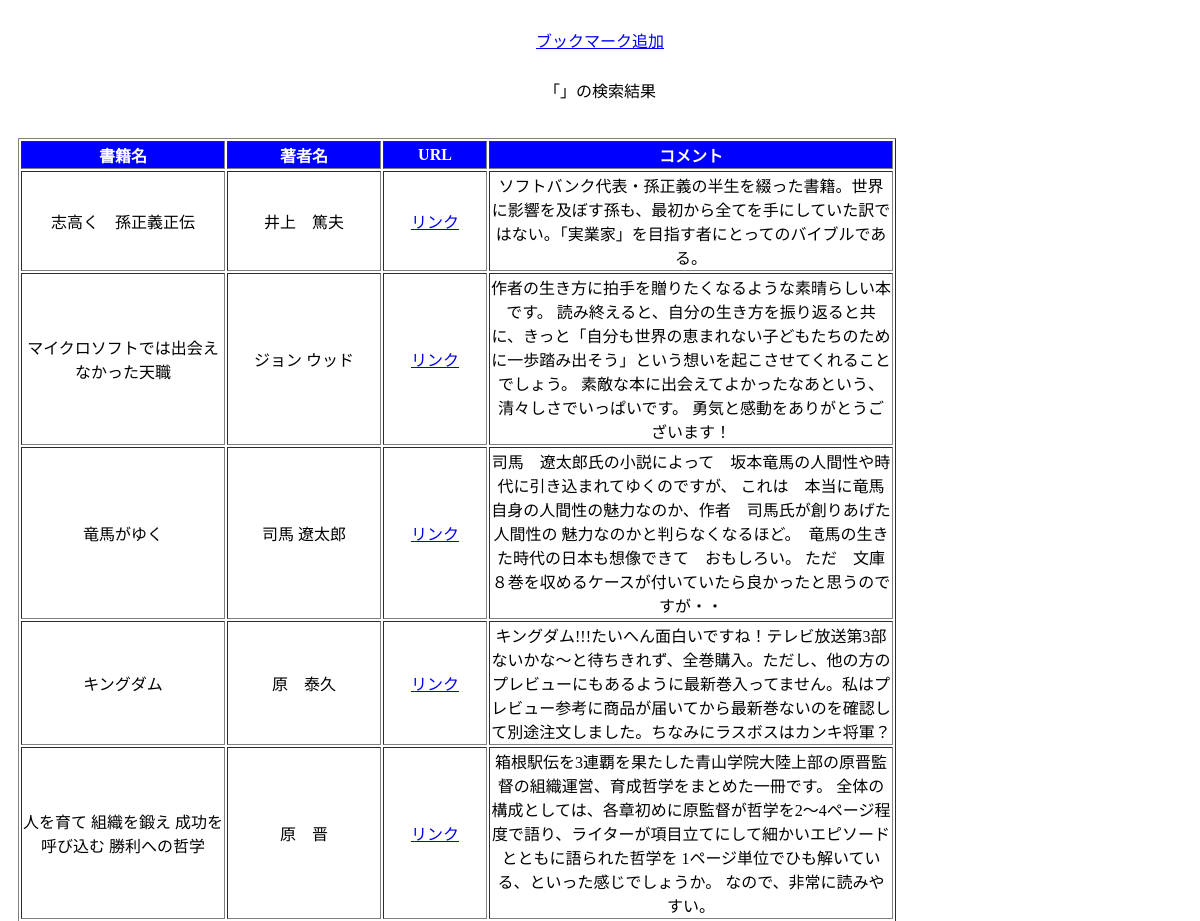
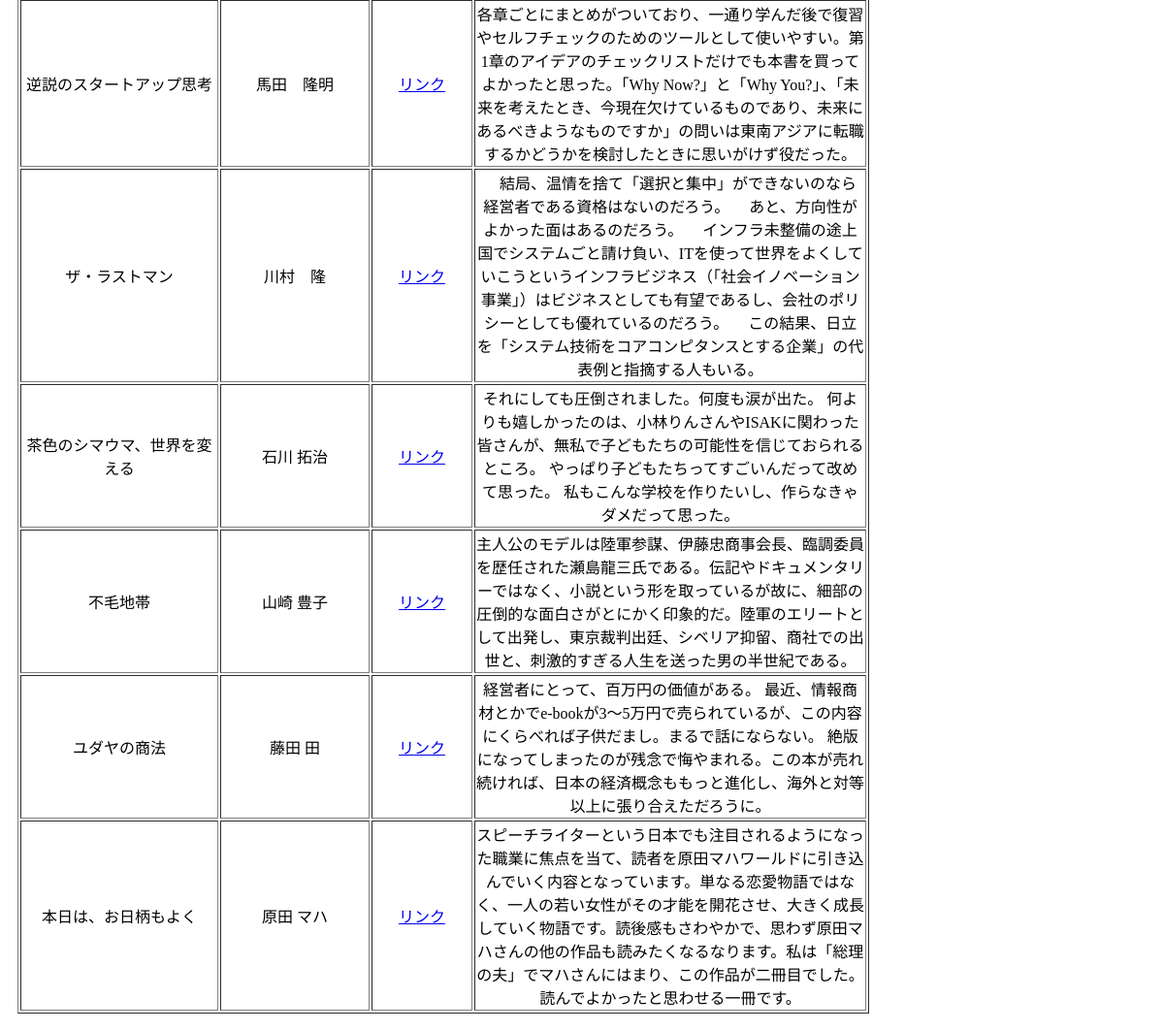
Screenshot of /search.php with the database file from the repository (2 pictures, top to bottom).
### tables this page shows
CREATE TABLE IF NOT EXISTS `gs_bm_table` (
`id` int(12) NOT NULL,
  `b_name` varchar(64) NOT NULL,
  `a_name` varchar(64) NOT NULL,
  `b_url` text NOT NULL,
  `comment` text NOT NULL,
  `indate` datetime NOT NULL
);

### search.php (the view, shortened to what this page needs)
<?php
$word = '「'.$_POST["search"].'」';
$search = '%'.$_POST["search"].'%';
try {
  $pdo = new PDO('mysql:dbname=gs_db16;charset=utf8;host=localhost','root','');
} catch (PDOException $e) {
  exit('データベースに接続できませんでした。'.$e->getMessage());
}
$stmt = $pdo->prepare("SELECT * FROM gs_bm_table WHERE b_name LIKE :search OR a_name LIKE :search");
$stmt->bindValue(':search', $search, PDO::PARAM_STR);
$status = $stmt->execute();
$view="";
if($status==false){
  $error = $stmt->errorInfo();
  exit("ErrorQuery:".$error[2]);
}else{
  while( $result = $stmt->fetch(PDO::FETCH_ASSOC)){
    $view .= '<tr>';
    $view .= '<td width=200 align="center">'.$result["b_name"].'</td>';
    $view .= '<td width=150 align="center">'.$result["a_name"].'</td>';
    $view .= '<td width=100 align="center">'.'<a href='.$result["b_url"].'>'.'リンク'.'</a>'.'</td>';
    $view .= '<td width=400>'.$result["comment"].'</td>';
    $view .= '</tr>';
  }
}
?>
<!DOCTYPE html>
<html lang="ja">
<head>
<link rel="stylesheet" href="css/range.css">
<link rel="stylesheet" href="css/style.css">
</head>
<body id="main">
<header>
  <nav class="navbar navbar-default">
    <div class="container-fluid">
      <div class="navbar-header">
      <a class="navbar-brand" href="index.html">ブックマーク追加</a>
      </div>
      <p><?=$word?>の検索結果</p>
    </div>
  </nav>
</header>
<div>
    <table border="1">
        <tr align="center">
            <th>書籍名</th>
            <th>著者名</th>
            <th>URL</th>
            <th>コメント</th>
        </tr>
        <?=$view?>
    </table>
</div>
</body>
</html>

### css/style.css (style rules this page uses)
body { text-align: center; }
th { color: #fff; background: #0000FF; }

### search.php (style rules this page uses)
div { padding: 10px;font-size:16px; }

### rows the page displays
gs_bm_table: b_name "志高く 孫正義正伝", a_name "井上 篤夫", comment "ソフトバンク代表・孫正義の半生を綴った書籍。世界に影響を及ぼす孫も、最初から全てを手にしていた訳ではない。「実業家」を目指す者にとってのバイブルである。"
gs_bm_table: b_name "マイクロソフトでは出会えなかった天職", a_name "ジョン ウッド", comment "作者の生き方に拍手を贈りたくなるような素晴らしい本です。 読み終えると、自分の生き方を振り返ると共に、きっと「自分も世界の恵まれない子どもたちのために一歩踏み出そう」という想いを起こさせてくれることでしょう。 素敵な本に出会えてよかったなあという、清々しさでいっぱいです。 勇気と感動をありがとうございます！"
gs_bm_table: b_name "竜馬がゆく", a_name "司馬 遼太郎", comment "司馬 遼太郎氏の小説によって 坂本竜馬の人間性や時代に引き込まれてゆくのですが、 これは 本当に竜馬自身の人間性の魅力なのか、作者 司馬氏が創りあげた人間性の 魅力なのかと判らなくなるほど。 竜馬の生きた時代の日本も想像できて おもしろい。 ただ 文庫８巻を収めるケースが付いていたら良かったと思うのですが・・"
gs_bm_table: b_name "キングダム", a_name "原 泰久", comment "キングダム!!!たいへん面白いですね！テレビ放送第3部ないかな～と待ちきれず、全巻購入。ただし、他の方のプレビューにもあるように最新巻入ってません。私はプレビュー参考に商品が届いてから最新巻ないのを確認して別途注文しました。ちなみにラスボスはカンキ将軍？"
gs_bm_table: b_name "人を育て 組織を鍛え 成功を呼び込む 勝利への哲学", a_name "原 晋", comment "箱根駅伝を3連覇を果たした青山学院大陸上部の原晋監督の組織運営、育成哲学をまとめた一冊です。 全体の構成としては、各章初めに原監督が哲学を2～4ページ程度で語り、ライターが項目立てにして細かいエピソードとともに語られた哲学を 1ページ単位でひも解いている、といった感じでしょうか。 なので、非常に読みやすい。"
gs_bm_table: b_name "逆説のスタートアップ思考", a_name "馬田 隆明", comment "各章ごとにまとめがついており、一通り学んだ後で復習やセルフチェックのためのツールとして使いやすい。第1章のアイデアのチェックリストだけでも本書を買ってよかったと思った。「Why Now?」と「Why You?」、「未来を考えたとき、今現在欠けているものであり、未来にあるべきようなものですか」の問いは東南アジアに転職するかどうかを検討したときに思いがけず役だった。"
gs_bm_table: b_name "ザ・ラストマン", a_name "川村 隆", comment "結局、温情を捨て「選択と集中」ができないのなら経営者である資格はないのだろう。 あと、方向性がよかった面はあるのだろう。 インフラ未整備の途上国でシステムごと請け負い、ITを使って世界をよくしていこうというインフラビジネス（「社会イノベーション事業」）はビジネスとしても有望であるし、会社のポリシーとしても優れているのだろう。 この結果、日立を「システム技術をコアコンピタンスとする企業」の代表例と指摘する人もいる。"
gs_bm_table: b_name "茶色のシマウマ、世界を変える", a_name "石川 拓治", comment "それにしても圧倒されました。何度も涙が出た。 何よりも嬉しかったのは、小林りんさんやISAKに関わった皆さんが、無私で子どもたちの可能性を信じておられるところ。 やっぱり子どもたちってすごいんだって改めて思った。 私もこんな学校を作りたいし、作らなきゃダメだって思った。"
gs_bm_table: b_name "不毛地帯", a_name "山崎 豊子", comment "主人公のモデルは陸軍参謀、伊藤忠商事会長、臨調委員を歴任された瀬島龍三氏である。伝記やドキュメンタリーではなく、小説という形を取っているが故に、細部の圧倒的な面白さがとにかく印象的だ。陸軍のエリートとして出発し、東京裁判出廷、シベリア抑留、商社での出世と、刺激的すぎる人生を送った男の半世紀である。"
gs_bm_table: b_name "ユダヤの商法", a_name "藤田 田", comment "経営者にとって、百万円の価値がある。 最近、情報商材とかでe-bookが3〜5万円で売られているが、この内容にくらべれば子供だまし。まるで話にならない。 絶版になってしまったのが残念で悔やまれる。この本が売れ続ければ、日本の経済概念ももっと進化し、海外と対等以上に張り合えただろうに。"
gs_bm_table: b_name "本日は、お日柄もよく", a_name "原田 マハ", comment "スピーチライターという日本でも注目されるようになった職業に焦点を当て、読者を原田マハワールドに引き込んでいく内容となっています。単なる恋愛物語ではなく、一人の若い女性がその才能を開花させ、大きく成長していく物語です。読後感もさわやかで、思わず原田マハさんの他の作品も読みたくなるなります。私は「総理の夫」でマハさんにはまり、この作品が二冊目でした。読んでよかったと思わせる一冊です。"

### other values shown
$word "「」"
